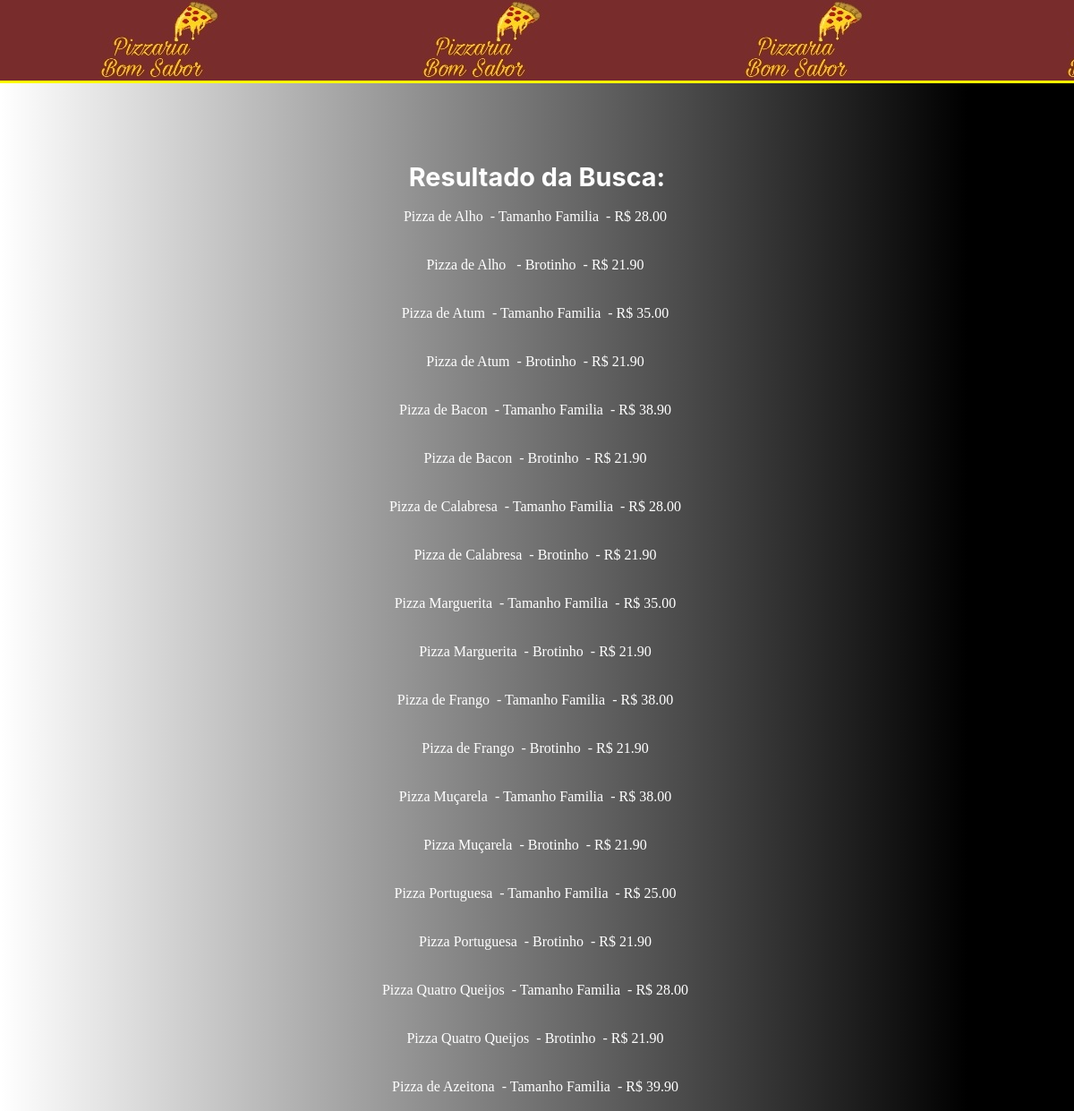
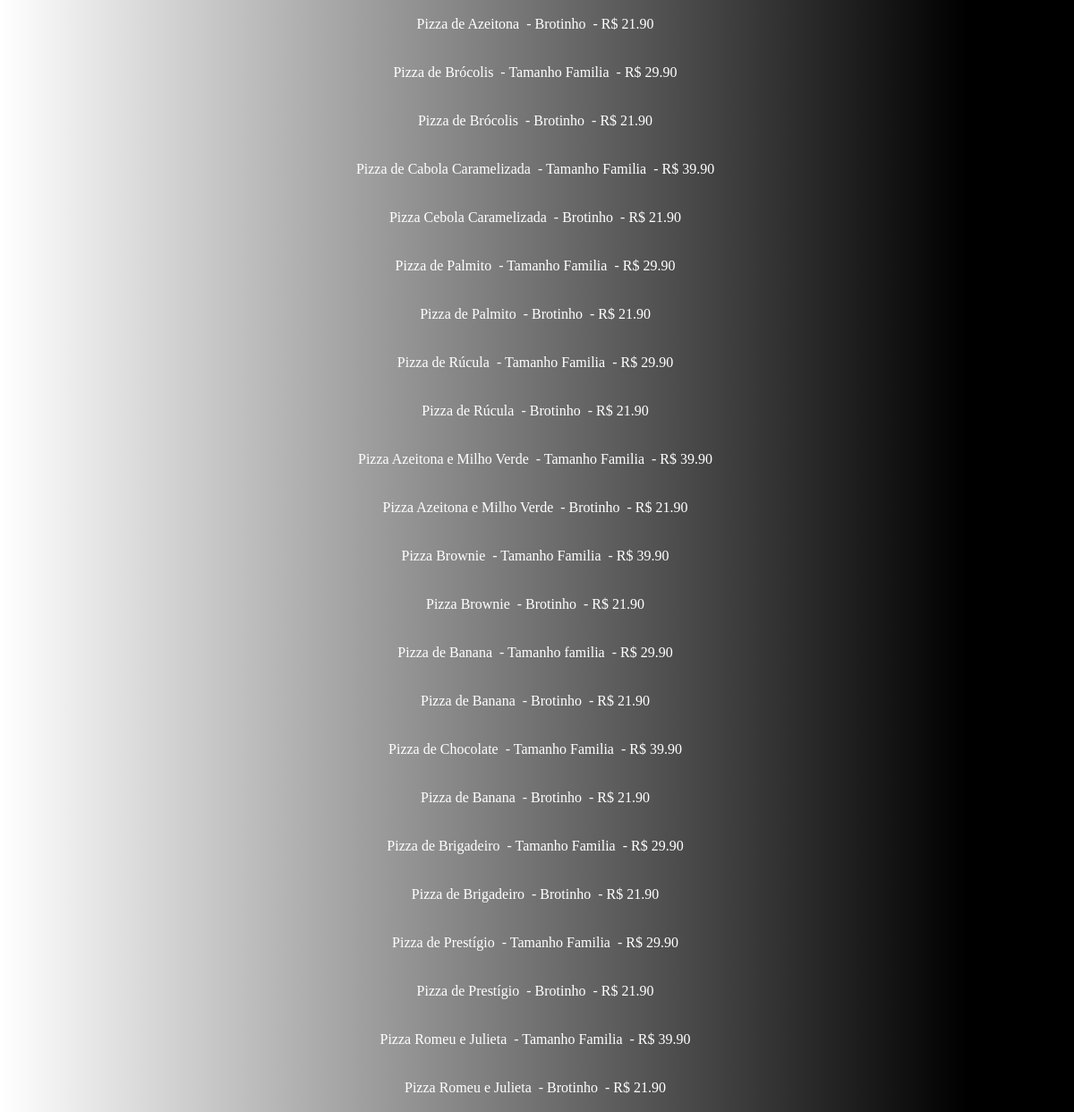
Screenshot of /BUSCA.PHP with the database file from the repository (2 pictures, top to bottom).
### tables this page shows
CREATE TABLE IF NOT EXISTS `busca` (
  `id` int(11) NOT NULL AUTO_INCREMENT,
  `nome` varchar(100) NOT NULL,
  `preco` decimal(10,2) NOT NULL,
  `descricao` varchar(100) NOT NULL,
  `imagem` varchar(100) NOT NULL,
  PRIMARY KEY (`id`)
);

### BUSCA.PHP (the view, shortened to what this page needs)
    <a href="principal.php"><header></header></a><br></br></br></br></br>
	<h2>Resultado da Busca:</h2>
<?php
$servidor ="localhost";
$usuario = "root";
$senha = "";
$dbname = "pizzaria_login";
$conn = mysqli_connect($servidor, $usuario, $senha, $dbname);
$pesquisar = $_POST['pesquisar'];
$result_busca = "SELECT * FROM busca WHERE nome LIKE '%$pesquisar%'";
$resultado_busca = mysqli_query($conn, $result_busca);
while($rows_busca = mysqli_fetch_array($resultado_busca)) {
	echo"<br><center><div style='color: white'>".$rows_busca['nome']."&nbsp - ".$rows_busca['descricao']."&nbsp - R$ ".$rows_busca['preco']."&nbsp"."</div>"."</center>"."<br>";
}
?>

### BUSCA.PHP (style rules this page uses)
* { margin: 0; padding: 0; }
header { background-image: url(./img22.jpg); height: 90px; box-shadow: 0px 3px yellow; }
h2 { text-align: center; color: white; font-size: 1.8em; font-family: -apple-system, BlinkMacSystemFont, 'Segoe UI', Roboto, Oxygen, Ubuntu, Cantarell, 'Open Sans', 'Helvetica Neue', sans-serif; }

### rows the page displays
busca: nome "Pizza de Alho", descricao "Tamanho Familia", preco "28.00"
busca: nome "Pizza de Alho", descricao "Brotinho", preco "21.90"
busca: nome "Pizza de Atum", descricao "Tamanho Familia", preco "35.00"
busca: nome "Pizza de Atum", descricao "Brotinho", preco "21.90"
busca: nome "Pizza de Bacon", descricao "Tamanho Familia", preco "38.90"
busca: nome "Pizza de Bacon", descricao "Brotinho", preco "21.90"
busca: nome "Pizza de Calabresa", descricao "Tamanho Familia", preco "28.00"
busca: nome "Pizza de Calabresa", descricao "Brotinho", preco "21.90"
busca: nome "Pizza Marguerita", descricao "Tamanho Familia", preco "35.00"
busca: nome "Pizza Marguerita", descricao "Brotinho", preco "21.90"
busca: nome "Pizza de Frango", descricao "Tamanho Familia", preco "38.00"
busca: nome "Pizza de Frango", descricao "Brotinho", preco "21.90"
busca: nome "Pizza Muçarela", descricao "Tamanho Familia", preco "38.00"
busca: nome "Pizza Muçarela", descricao "Brotinho", preco "21.90"
busca: nome "Pizza Portuguesa", descricao "Tamanho Familia", preco "25.00"
busca: nome "Pizza Portuguesa", descricao "Brotinho", preco "21.90"
busca: nome "Pizza Quatro Queijos", descricao "Tamanho Familia", preco "28.00"
busca: nome "Pizza Quatro Queijos", descricao "Brotinho", preco "21.90"
busca: nome "Pizza de Azeitona", descricao "Tamanho Familia", preco "39.90"
busca: nome "Pizza de Azeitona", descricao "Brotinho", preco "21.90"
busca: nome "Pizza de Brócolis", descricao "Tamanho Familia", preco "29.90"
busca: nome "Pizza de Brócolis", descricao "Brotinho", preco "21.90"
busca: nome "Pizza de Cabola Caramelizada", descricao "Tamanho Familia", preco "39.90"
busca: nome "Pizza Cebola Caramelizada", descricao "Brotinho", preco "21.90"
busca: nome "Pizza de Palmito", descricao "Tamanho Familia", preco "29.90"
busca: nome "Pizza de Palmito", descricao "Brotinho", preco "21.90"
busca: nome "Pizza de Rúcula", descricao "Tamanho Familia", preco "29.90"
busca: nome "Pizza de Rúcula", descricao "Brotinho", preco "21.90"
busca: nome "Pizza Azeitona e Milho Verde", descricao "Tamanho Familia", preco "39.90"
busca: nome "Pizza Azeitona e Milho Verde", descricao "Brotinho", preco "21.90"
busca: nome "Pizza Brownie", descricao "Tamanho Familia", preco "39.90"
busca: nome "Pizza Brownie", descricao "Brotinho", preco "21.90"
busca: nome "Pizza de Banana", descricao "Tamanho familia", preco "29.90"
busca: nome "Pizza de Banana", descricao "Brotinho", preco "21.90"
busca: nome "Pizza de Chocolate", descricao "Tamanho Familia", preco "39.90"
busca: nome "Pizza de Banana", descricao "Brotinho", preco "21.90"
busca: nome "Pizza de Brigadeiro", descricao "Tamanho Familia", preco "29.90"
busca: nome "Pizza de Brigadeiro", descricao "Brotinho", preco "21.90"
busca: nome "Pizza de Prestígio", descricao "Tamanho Familia", preco "29.90"
busca: nome "Pizza de Prestígio", descricao "Brotinho", preco "21.90"
busca: nome "Pizza Romeu e Julieta", descricao "Tamanho Familia", preco "39.90"
busca: nome "Pizza Romeu e Julieta", descricao "Brotinho", preco "21.90"
